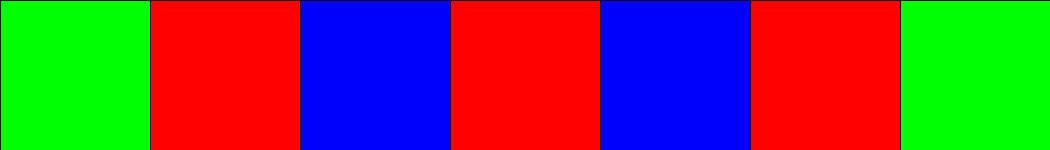
Frame 1 (no input)
Frame 60 (the mouse pressed at the canvas centre just before this capture): identical to frame 1, image omitted
Frame 120 (the mouse held since frame 60 and released just before this capture): identical to frame 1, image omitted

The Processing sketch that drew this single still picture (run headless with seeded random() and noise(); from frame 60 on, the mouse is pressed at the canvas centre):

// Processing sketch: lightpuzzle
// ── lightpuzzle.pde
int[] lights = new int[7];
int size = 150;
int timer = 0;

void setup()
{
  size(1050, 150);
  setupLights();
  displayLights();
}

void draw()
{

  if (hasWon())
  {
    displayWin();
  } else
  {
    if (timer > 0)
    {
      timer--;
    }

    if (timer == 0 && mousePressed)
    {
      rotateColor(getMouseIndex());
      rotateColor(getMouseIndex() - 1);
      rotateColor(getMouseIndex() + 1);
      displayLights();
      timer = 20;
    }
  }
}

void setupLights()
{
  for (int i = 0; i < lights.length; i++)
  {
    lights[i] = (int)random(0, 3);
  }
}

color getColorFromCode(int c)
{
  if (c == 0)
  {
    return color(255, 0, 0); //red
  } else if (c == 1) 
  {
    return color(0, 255, 0); //green
  } else if (c == 2)
  {
    return color(0, 0, 255); //blue
  } else
  {
    return color(100); //Grey: ERROR
  }
}

void displayLights()
{
  for (int i = 0; i < lights.length; i++)
  {
    fill(getColorFromCode(lights[i]));
    rect(i * size, 0, size, size);
  }
}

int getMouseIndex()
{
  return mouseX/size;
}

void rotateColor(int index)
{
  if (0 <= index && index <= lights.length - 1)
  {
    lights[index]++;
    lights[index] = lights[index] % 3;
  }
}

boolean hasWon()
{
  for (int i = 0; i < lights.length; i++)
  {
    if (lights[i] != lights[0])
    {
      return false;
    }
  }

  return true;
}

void displayWin()
{
  noStroke();
  displayLights();

  textAlign(CENTER, CENTER);
  textSize(80);
  fill(192, 206, 92);
  text("YOU'RE A SUPER WINNER!!", width/2, height/2);
}
